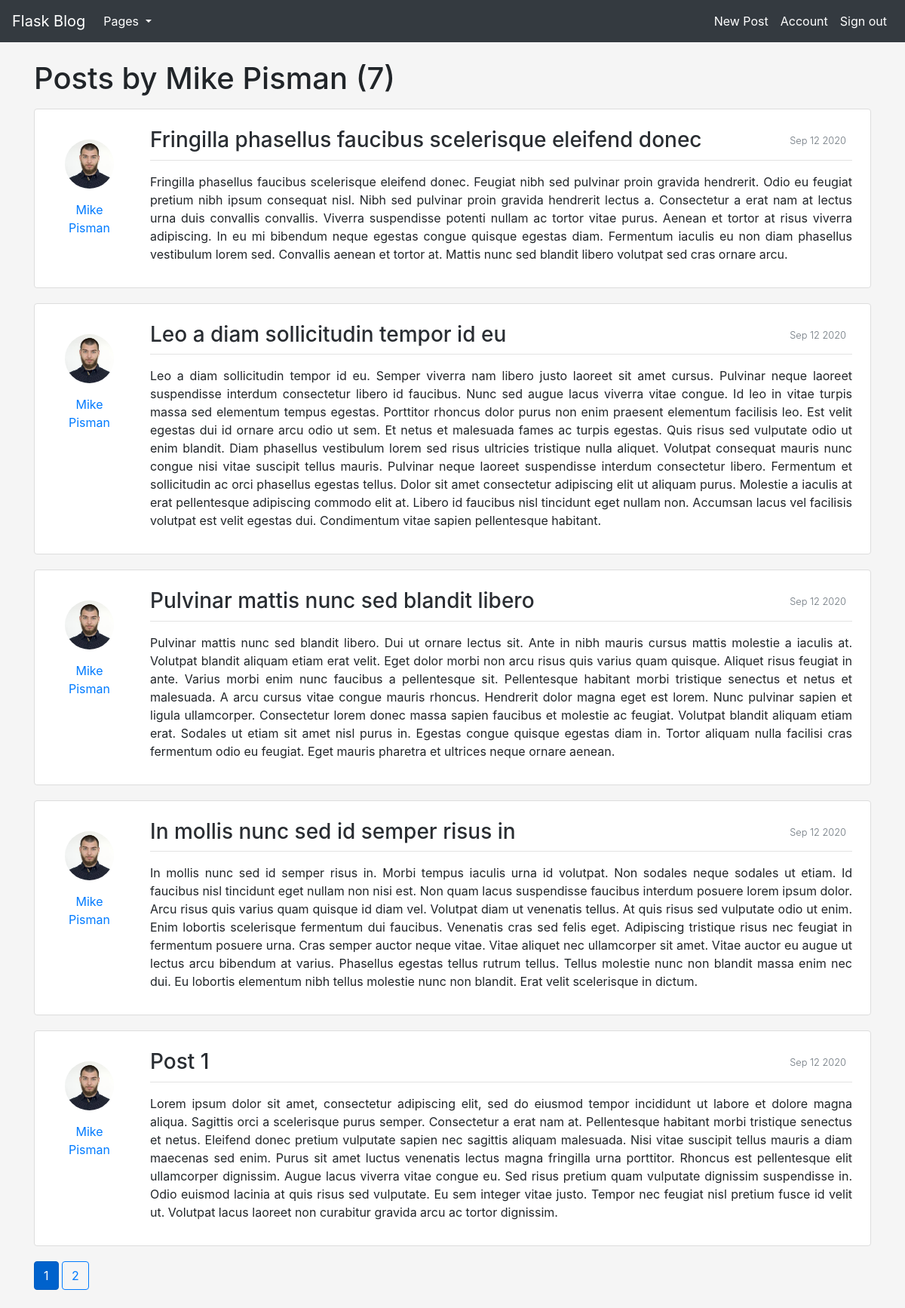
The app's page /user/Mike Pisman (signed in), older data.
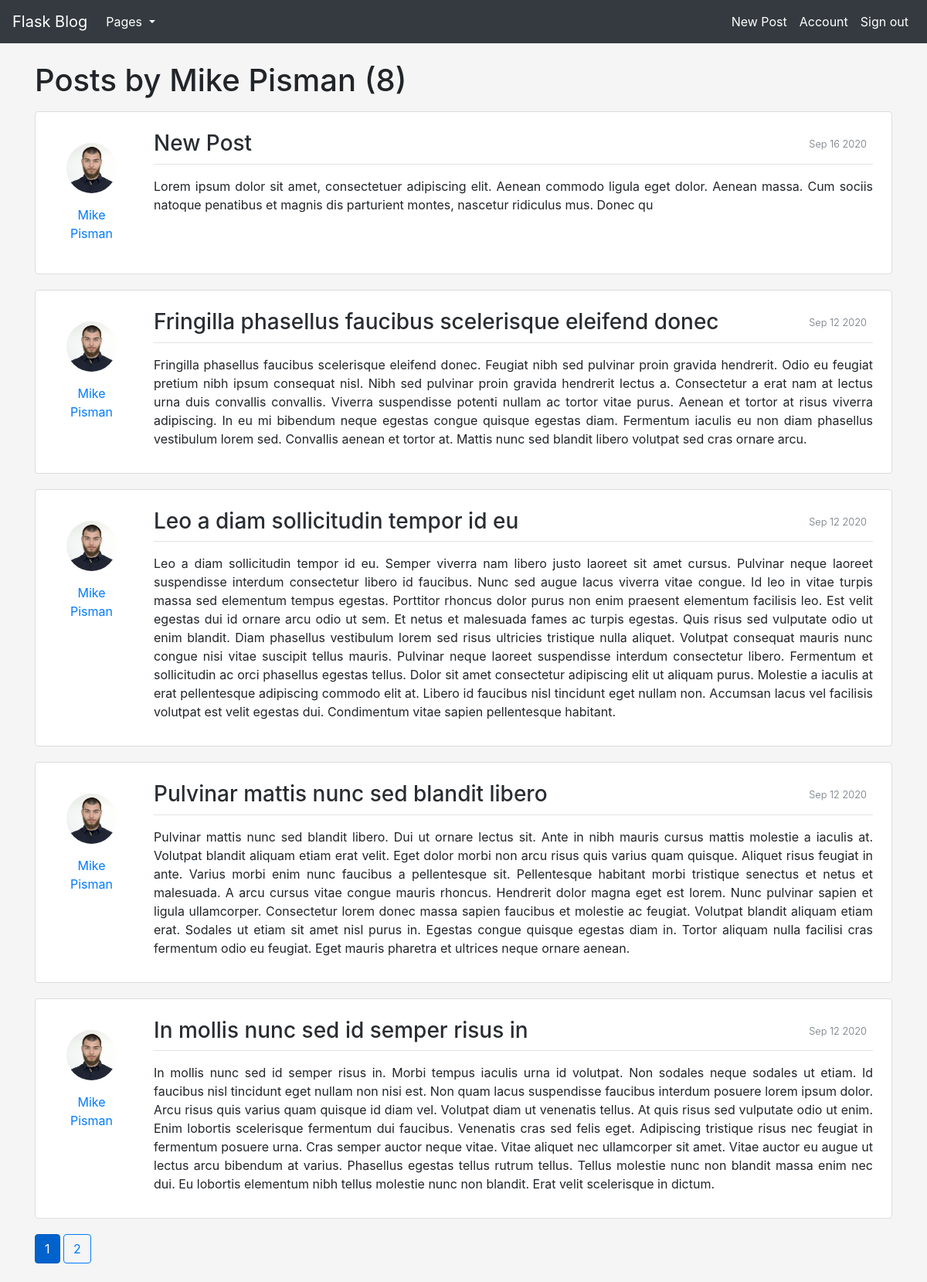
The same page, newer data.
### flaskblog/models.py (models this page shows, shortened)
class Post(db.Model):
    id = db.Column(db.Integer, primary_key=True)
    title = db.Column(db.String(100), nullable=False)
    date_posted = db.Column(db.DateTime, nullable=False, default=datetime.utcnow)
    content = db.Column(db.Text, nullable=False)
    user_id = db.Column(db.Integer, db.ForeignKey('user.id'), nullable=False)

class User(db.Model, UserMixin):
    id = db.Column(db.Integer, primary_key=True)
    username = db.Column(db.String(20), unique=True, nullable=False)
    email = db.Column(db.String(120), unique=True, nullable=False)
    image_file = db.Column(db.String(20), nullable=False, default='profile_default.jpg')
    password = db.Column(db.String(60), nullable=False)
    posts = db.relationship('Post', backref='author', lazy=True)

### flaskblog/users/routes.py (the view)
@users.route('/user/<string:username>')
@login_required
def user_posts(username):
    page = request.args.get('page', 1, type=int)
    user = User.query.filter_by(username=username).first_or_404()
    posts = Post.query.filter_by(author=user)\
        .order_by(Post.date_posted.desc())\
        .paginate(per_page=5, page=page)
    return render_template('user_posts.html', title='Flask Blog', posts=posts, user=user)

### flaskblog/models.py (called while the page is built)
@login_manager.user_loader
def load_user(user_id):
    return User.query.get(int(user_id))

### flaskblog/templates/user_posts.html (shortened to what this page needs)
{% extends "layout.html" %}
{% block content %}
    <h1 class="mb-3">Posts by {{ user.username }} ({{ posts.total }})</h1>
    {% for post in posts.items %}
        <article class="media content-section p-4">
                <div class="m-3 text-center mr-5">
                    <div><img class="rounded-circle article-img" src="{{ url_for('static', filename='files/images/' + post.author.image_file) }}"></div>
                    <div class="mt-3"><a  href="{{ url_for('user_posts', username=post.author.username) }}">{{ post.author.username }}</a></div>
                </div>
                <div>
                    <div class="media-body">
                        <div class="article-metadata">
                            <small class="text-muted float-right p-2 font-weight-light">{{ post.date_posted.strftime('%b %d %Y') }}</small>
                            <a class="article-title" href="{{ url_for('posts.post', post_id=post.id) }}"><h3>{{ post.title }}</h3></a>
                        </div>
                        <p class="article-content">{{ post.content }}</p>
                    </div>
                </div>
        </article>
    {% endfor %}
    {%  for page_num in posts.iter_pages(left_edge=1, right_edge=1, left_current=1, right_current=2) %}
        {% if page_num %}
            {% if page_num == posts.page %}
                <p class="btn btn-primary mb-4 active">{{ page_num }}</p>
            {% else %}
                <a class="btn btn-outline-primary mb-4" href="{{ url_for('users.user_posts', username=user.username, page=page_num) }}">{{ page_num }}</a>
            {% endif %}
        {% else %}
            ...
        {% endif %}
    {%  endfor %}
{% endblock content %}

Row changes from the older to the newer data that the page shows:
no longer on this page (row unchanged): Post: image_file (picture), author.username "Mike Pisman", date_posted "Sep 12 2020", title "Post 1", content "Lorem ipsum dolor sit amet, consectetur adipiscing elit, sed do eiusmod tempor incididunt ut labore et dolore magna aliqua. Sagittis orci a scelerisque purus semper. Consectetur a erat nam at. Pellentesque habitant morbi tristique senectus et netus. Eleifend donec pretium vulputate sapien nec sagittis aliquam malesuada. Nisi vitae suscipit tellus mauris a diam maecenas sed enim. Purus sit amet luctus venenatis lectus magna fringilla urna porttitor. Rhoncus est pellentesque elit ullamcorper dignissim. Augue lacus viverra vitae congue eu. Sed risus pretium quam vulputate dignissim suspendisse in. Odio euismod lacinia at quis risus sed vulputate. Eu sem integer vitae justo. Tempor nec feugiat…"
added Post: image_file (picture), author.username "Mike Pisman", date_posted "Sep 16 2020", title "New Post", content "Lorem ipsum dolor sit amet, consectetuer adipiscing elit. Aenean commodo ligula eget dolor. Aenean massa. Cum sociis natoque penatibus et magnis dis parturient montes, nascetur ridiculus mus. Donec qu"
Text that changed along with them:
{{ posts.total }}: "7" → "8"
